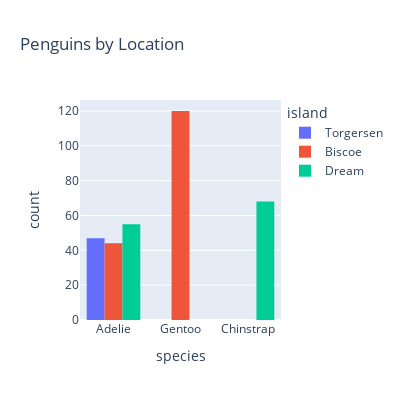

Notebook code for this chart:
### Code cell
fig = px.histogram(peng, 
                    x="species",
                    color='island', barmode='group',
                    height=400,
                    width=400,
                    title="Penguins by Location")
fig.show()

### Figure 1 — Plotly figure (JSON) as saved in the notebook; plotly's stock layout.template omitted (floating-point values rounded to 4 significant figures; data arrays with more than 128 entries replaced by an {"elided": "..."} marker saying what was removed)
{"data": [{"alignmentgroup": "True", "bingroup": "x", "hovertemplate": "island=Torgersen<br>species=%{x}<br>count=%{y}<extra></extra>", "legendgroup": "Torgersen", "marker": {"color": "#636efa", "pattern": {"shape": ""}}, "name": "Torgersen", "offsetgroup": "Torgersen", "orientation": "v", "showlegend": true, "type": "histogram", "x": ["Adelie", "Adelie", "Adelie", "Adelie", "Adelie", "Adelie", "Adelie", "Adelie", "Adelie", "Adelie", "Adelie", "Adelie", "Adelie", "Adelie", "Adelie", "Adelie", "Adelie", "Adelie", "Adelie", "Adelie", "Adelie", "Adelie", "Adelie", "Adelie", "Adelie", "Adelie", "Adelie", "Adelie", "Adelie", "Adelie", "Adelie", "Adelie", "Adelie", "Adelie", "Adelie", "Adelie", "Adelie", "Adelie", "Adelie", "Adelie", "Adelie", "Adelie", "Adelie", "Adelie", "Adelie", "Adelie", "Adelie"], "xaxis": "x", "yaxis": "y"}, {"alignmentgroup": "True", "bingroup": "x", "hovertemplate": "island=Biscoe<br>species=%{x}<br>count=%{y}<extra></extra>", "legendgroup": "Biscoe", "marker": {"color": "#EF553B", "pattern": {"shape": ""}}, "name": "Biscoe", "offsetgroup": "Biscoe", "orientation": "v", "showlegend": true, "type": "histogram", "x": {"elided": "164 str values"}, "xaxis": "x", "yaxis": "y"}, {"alignmentgroup": "True", "bingroup": "x", "hovertemplate": "island=Dream<br>species=%{x}<br>count=%{y}<extra></extra>", "legendgroup": "Dream", "marker": {"color": "#00cc96", "pattern": {"shape": ""}}, "name": "Dream", "offsetgroup": "Dream", "orientation": "v", "showlegend": true, "type": "histogram", "x": ["Adelie", "Adelie", "Adelie", "Adelie", "Adelie", "Adelie", "Adelie", "Adelie", "Adelie", "Adelie", "Adelie", "Adelie", "Adelie", "Adelie", "Adelie", "Adelie", "Adelie", "Adelie", "Adelie", "Adelie", "Adelie", "Adelie", "Adelie", "Adelie", "Adelie", "Adelie", "Adelie", "Adelie", "Adelie", "Adelie", "Adelie", "Adelie", "Adelie", "Adelie", "Adelie", "Adelie", "Adelie", "Adelie", "Adelie", "Adelie", "Adelie", "Adelie", "Adelie", "Adelie", "Adelie", "Adelie", "Adelie", "Adelie", "Adelie", "Adelie", "Adelie", "Adelie", "Adelie", "Adelie", "Adelie", "Chinstrap", "Chinstrap", "Chinstrap", "Chinstrap", "Chinstrap", "Chinstrap", "Chinstrap", "Chinstrap", "Chinstrap", "Chinstrap", "Chinstrap", "Chinstrap", "Chinstrap", "Chinstrap", "Chinstrap", "Chinstrap", "Chinstrap", "Chinstrap", "Chinstrap", "Chinstrap", "Chinstrap", "Chinstrap", "Chinstrap", "Chinstrap", "Chinstrap", "Chinstrap", "Chinstrap", "Chinstrap", "Chinstrap", "Chinstrap", "Chinstrap", "Chinstrap", "Chinstrap", "Chinstrap", "Chinstrap", "Chinstrap", "Chinstrap", "Chinstrap", "Chinstrap", "Chinstrap", "Chinstrap", "Chinstrap", "Chinstrap", "Chinstrap", "Chinstrap", "Chinstrap", "Chinstrap", "Chinstrap", "Chinstrap", "Chinstrap", "Chinstrap", "Chinstrap", "Chinstrap", "Chinstrap", "Chinstrap", "Chinstrap", "Chinstrap", "Chinstrap", "Chinstrap", "Chinstrap", "Chinstrap", "Chinstrap", "Chinstrap", "Chinstrap", "Chinstrap", "Chinstrap", "Chinstrap", "Chinstrap"], "xaxis": "x", "yaxis": "y"}], "layout": {"barmode": "group", "height": 400, "legend": {"title": {"text": "island"}, "tracegroupgap": 0}, "title": {"text": "Penguins by Location"}, "width": 400, "xaxis": {"anchor": "y", "domain": [0, 1], "title": {"text": "species"}}, "yaxis": {"anchor": "x", "domain": [0, 1], "title": {"text": "count"}}}}
